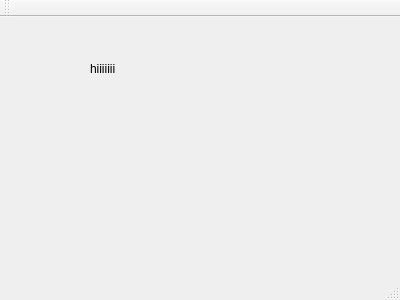
<?xml version="1.0" encoding="UTF-8"?>
<ui version="4.0">
 <class>MainWindow</class>
 <widget class="QMainWindow" name="MainWindow">
  <property name="geometry">
   <rect>
    <x>0</x>
    <y>0</y>
    <width>400</width>
    <height>300</height>
   </rect>
  </property>
  <property name="windowTitle">
   <string>MainWindow</string>
  </property>
  <widget class="QWidget" name="centralWidget">
   <widget class="QLabel" name="label">
    <property name="geometry">
     <rect>
      <x>90</x>
      <y>40</y>
      <width>231</width>
      <height>23</height>
     </rect>
    </property>
    <property name="text">
     <string>hiiiiiii</string>
    </property>
   </widget>
  </widget>
  <widget class="QMenuBar" name="menuBar">
   <property name="geometry">
    <rect>
     <x>0</x>
     <y>0</y>
     <width>400</width>
     <height>29</height>
    </rect>
   </property>
  </widget>
  <widget class="QToolBar" name="mainToolBar">
   <attribute name="toolBarArea">
    <enum>TopToolBarArea</enum>
   </attribute>
   <attribute name="toolBarBreak">
    <bool>false</bool>
   </attribute>
  </widget>
  <widget class="QStatusBar" name="statusBar"/>
 </widget>
 <layoutdefault spacing="6" margin="11"/>
 <resources/>
 <connections/>
</ui>
